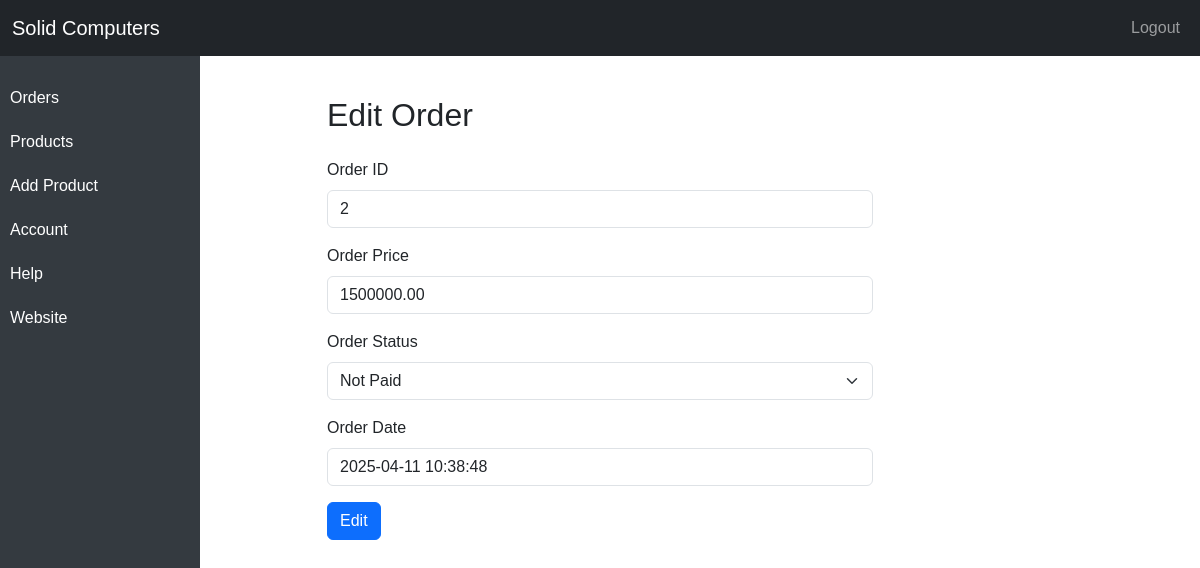
The app's page /admin/edit_order.php?order_id=2 (signed in), older data.
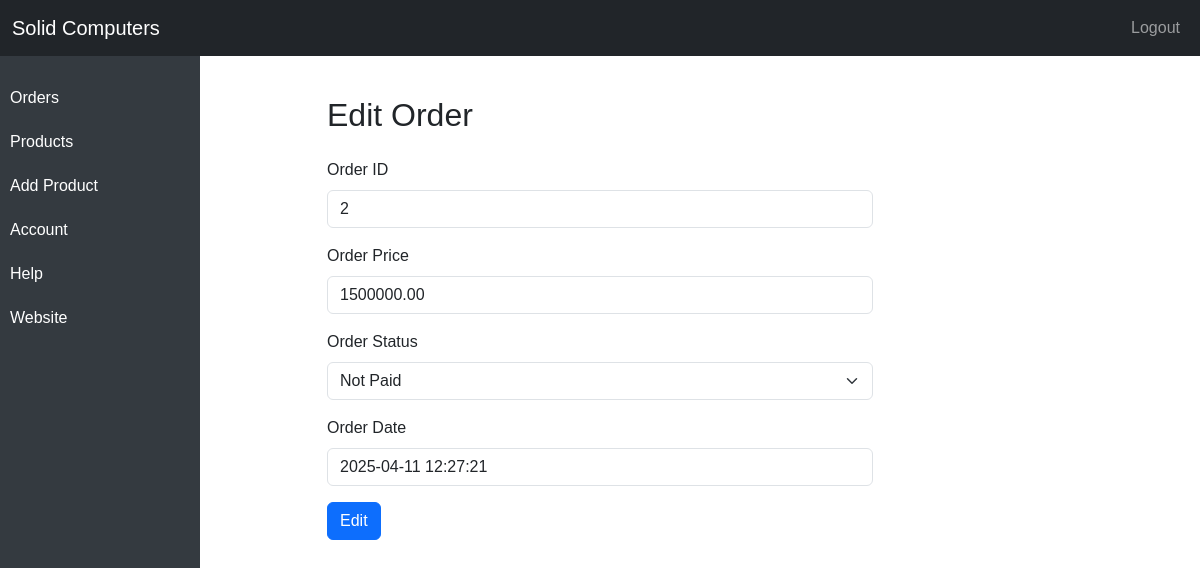
The same page, newer data.
### tables this page shows
CREATE TABLE `orders` (
  `order_id` int(11) NOT NULL,
  `order_cost` decimal(10,2) NOT NULL,
  `order_status` varchar(100) NOT NULL DEFAULT 'on_hold',
  `user_id` int(11) NOT NULL,
  `user_phone` int(11) NOT NULL,
  `user_city` varchar(255) NOT NULL,
  `user_address` varchar(255) NOT NULL,
  `order_date` datetime NOT NULL DEFAULT current_timestamp()
);

### admin/edit_order.php (the view, shortened to what this page needs)
<?php
include('header.php');
if (isset($_GET['order_id'])) {
    $order_id = $_GET['order_id'];
    $stmt = $conn->prepare("SELECT * FROM orders WHERE order_id = ?");
    $stmt->bind_param("i", $order_id);
    $stmt->execute();
    $result = $stmt->get_result();
    $order = $result->fetch_assoc();
}else{
    header('Location: index.php');
    exit();
}
?>
<div class="container mt-5 pt-5">
    <div class="row">
        <div class="col-lg-6 offset-lg-3">
            <h2 class="mb-4">Edit Order</h2>
            <form method="POST" action="edit_order.php">
                <div class="mb-3">
                    <label for="order_id" class="form-label">Order ID</label>
                    <input type="text" value="<?php echo $order['order_id']; ?>" class="form-control" id="order_id" placeholder="#" readonly>
                </div>
                <div class="mb-3">
                    <label for="order_price" class="form-label">Order Price</label>
                    <input type="text" value="<?php echo $order['order_cost']; ?>" class="form-control" id="order_price" placeholder="#" readonly>
                </div>
                <div class="mb-3">
                    <label for="order_status" class="form-label">Order Status</label>
                    <select class="form-select" id="order_status" required name="order_status">
                        <option <?php if($order['order_status'] == 'Not Paid'){echo"selected";} ?>>Not Paid</option>
                    </select>
                </div>
                <div class="mb-3">
                    <label for="order_date" class="form-label">Order Date</label>
                    <input type="text" value="<?php echo $order['order_date']; ?>" class="form-control" id="order_date" placeholder="#" readonly>
                </div>
                <button type="submit" class="btn btn-primary" name="edit_order">Edit</button>
            </form>
        </div>
    </div>
</div>
</body>
</html>

Row changes from the older to the newer data that the page shows:
changed orders "Not Paid": order_date "2025-04-11 10:38:48" → "2025-04-11 12:27:21"
